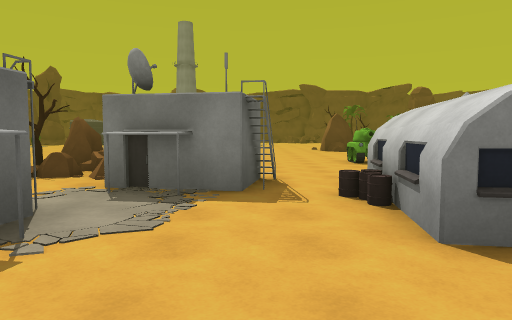
[1] (above)

24 first-person views from a walk through a 3-D level made in the Unity game engine. The camera is 1.5 m above the floor, tilts 4° down and sees 70° across. The floor is counted in squares, 2 m on a side. Each view is taken from the middle of a square. On the plan, view 1 faces up. The plan holds only what a view shows up to about 11 squares ahead; the rest is blank. The place goes on beyond the plan. Some animated figures are not drawn.

[2]
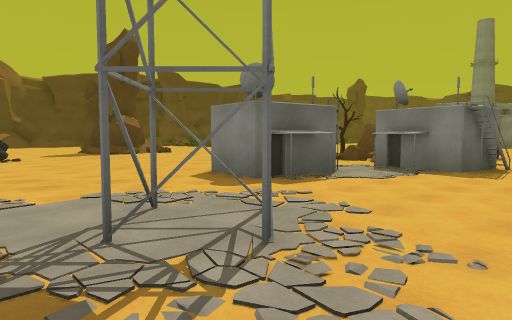

[3]
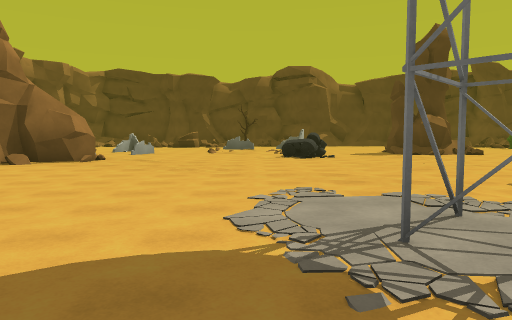

[4]
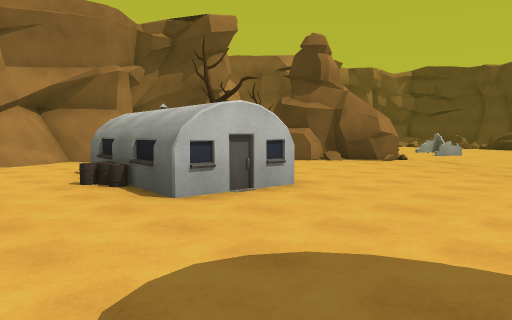

[5]
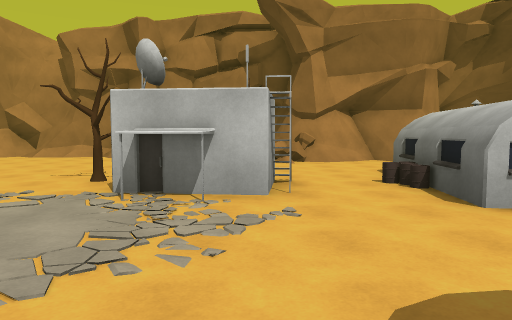

[6]
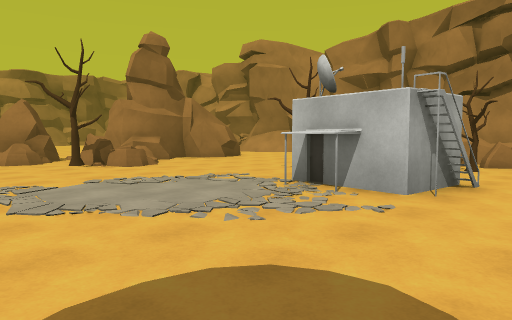

[7]
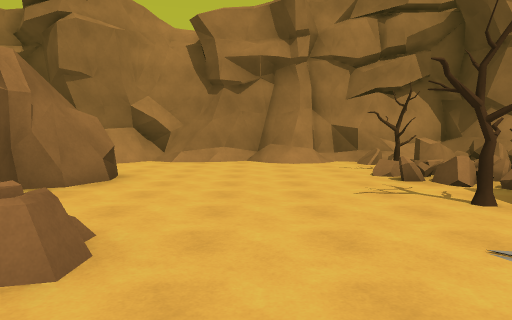

[8]
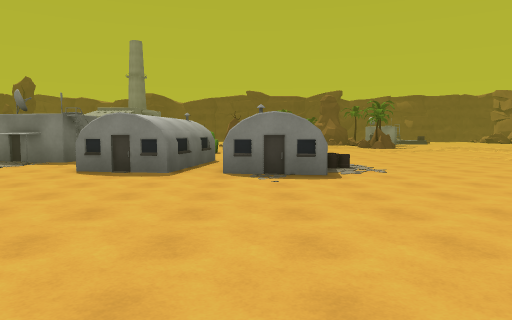

[9]
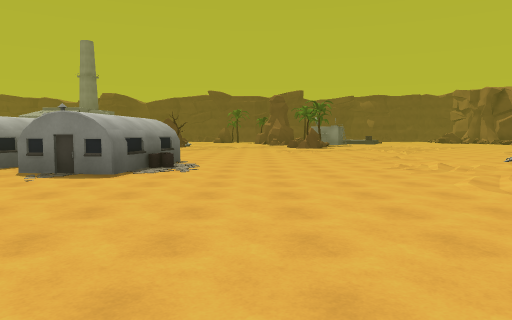

[10]
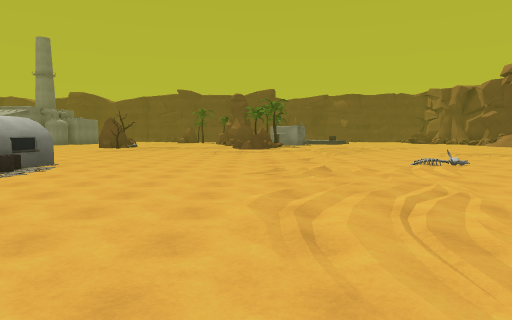

[11]
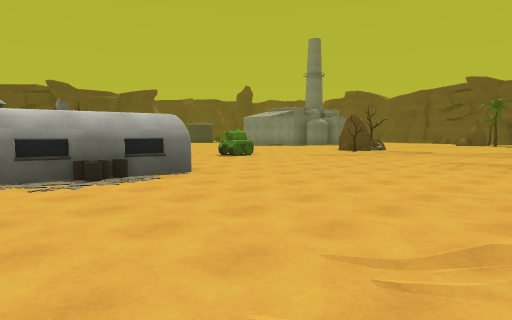

[12]
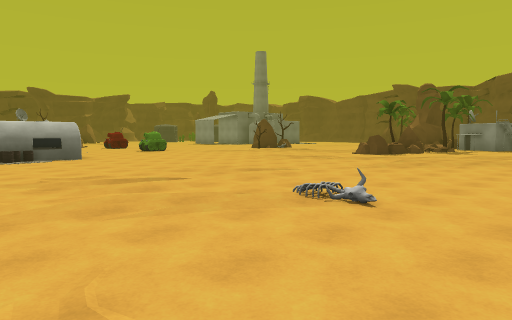

[13]
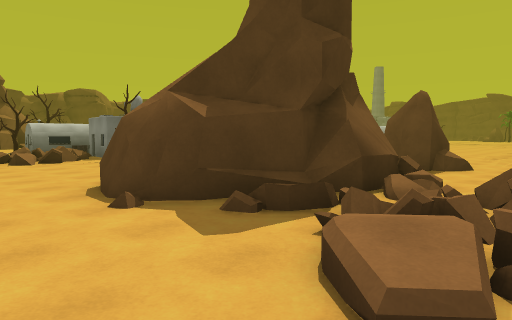

[14]
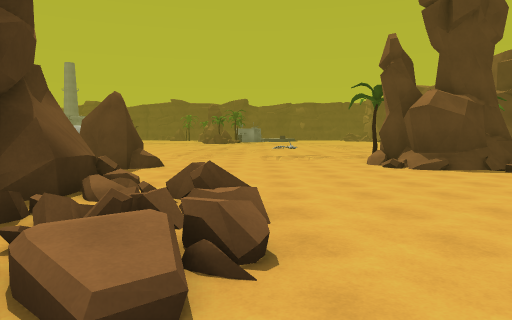

[15]
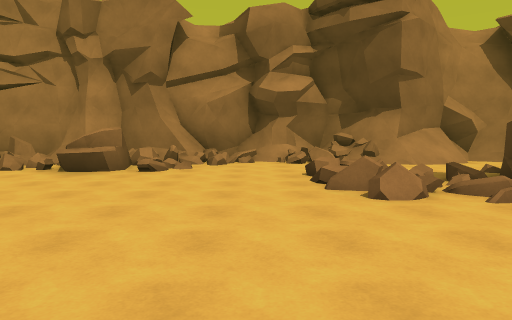

[16]
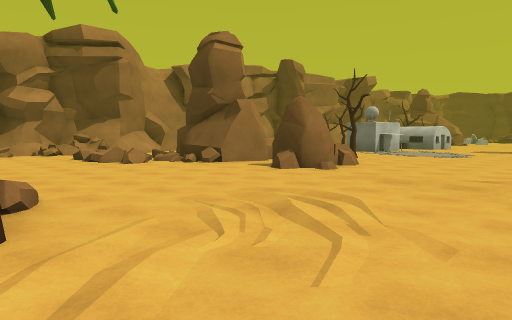

[17]
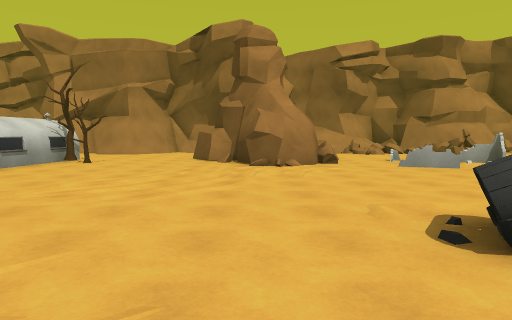

[18]
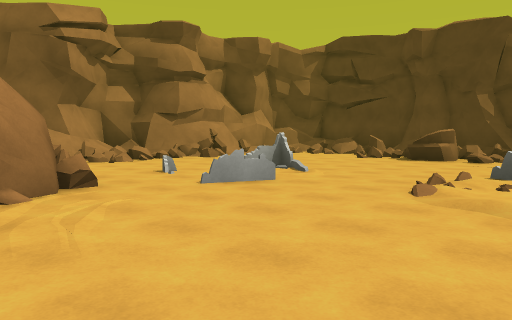

[19]
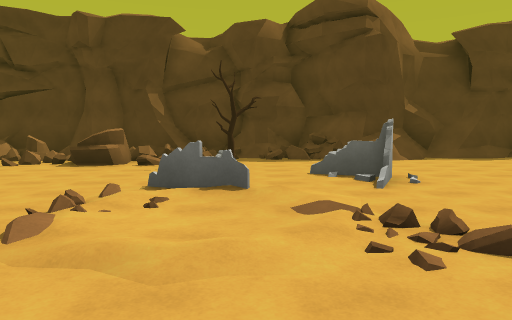

[20]
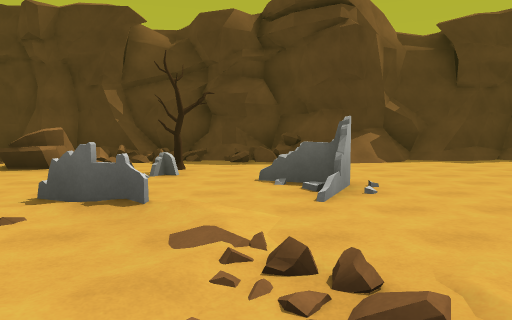

[21]
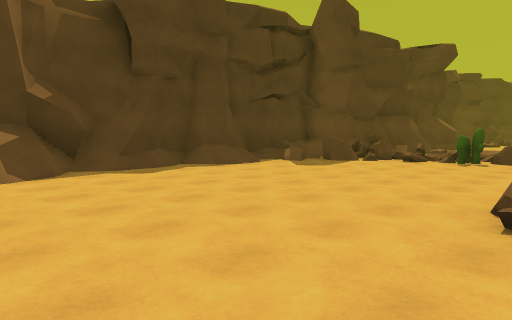

[22]
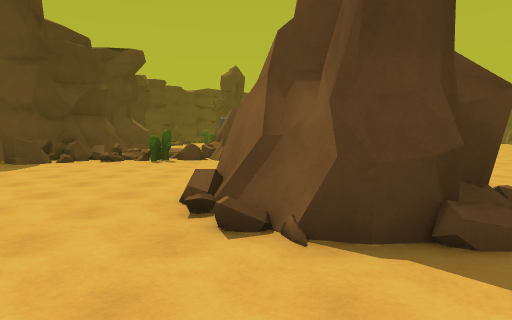

[23]
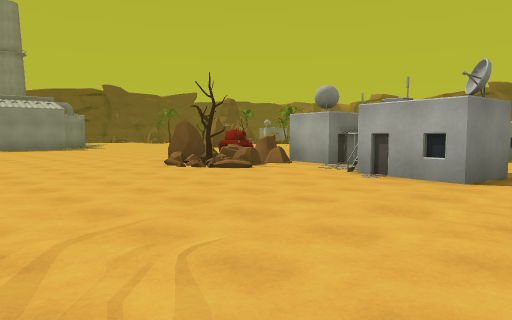

[24]
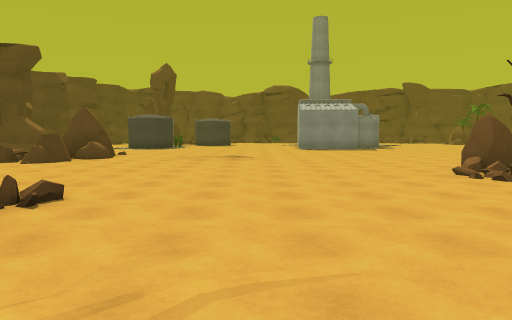

### Floor plan
Key: @ floor where view 1 was taken; # wall or solid block; x gap in a wall; . main floor; : floor 0.25 m higher than the main floor; + floor 0.5 m higher than the main floor; * floor 0.75 m higher than the main floor; / step, stairs or slope; = window, fence, low wall or low ledge; ^ raised ledge; T tank; R rock; E tree; B building; O other object.
Columns run from 23 left of view 1 to 19 right of it. Each row starts with its distance up from view 1.
 12       =RR ...........           ...   ...
 11   ##==ORR............   ..     ....  ....
 10   =^x+O.............   ...T   ..... .....
  9   ==...............R   ....  .............
  8   .................RR  ...  ..............
  7  #....... ........:ERR ...  ...............
  6  #....... /..........BBB.B   ..............
  5  #.......##=.........BB#.BB. B..........=.
  4 ##.......# #........B...BBB. BB............
  3 #/.......###........B#...BB. BB...../......
  2 ##/......... ......BBB......BB............
  1  #/........   ........................... .
  0  #/........  ..........@................. .
 -1  ==.  ##....=#........##..................
 -2  #=...=..///.^........##...................
 -3  /......=/./..............................E
 -4  #=..E..=/./..............................#
 -5  #=#.....//.......................RR.....##
 -6  #=##...........................E.R#......#
 -7  #===......=.........BB...BB...RRR.........
 -8  ###..........##....EBB..BB#....R^##.......
 -9  #=#.... =...####...EBBB.# E.....####......
-10  ##=     ..=.^ ##....BB...x/.....####==....
-11   =      ....         ...E=/.....##........
-12          ....         ....#E/....##..==....
-13           x#         #./===...............#
-14           *#         #####^=......//....===
-15            ##           ^//x.#.##//#=====##
-16                         ^#^################

Positions as (right, up) in squares from view 1, and headings:
1: (0, 0), facing up
2: (2, -3), facing up-left
3: (2, -3), facing left
4: (2, -3), facing down-left
5: (2, -3), facing down
6: (0, -3), facing down-right
7: (7, -5), facing down
8: (5, -5), facing up
9: (9, -5), facing up
10: (12, -4), facing up
11: (13, 1), facing up-left
12: (19, 1), facing up-left
13: (15, -14), facing up-left
14: (15, -14), facing up
15: (16, -5), facing down
16: (19, 0), facing down-left
17: (-8, 1), facing down
18: (-8, -3), facing down-left
19: (-10, -3), facing left
20: (-11, -2), facing left
21: (-14, 0), facing up-left
22: (-14, 0), facing up
23: (-10, 0), facing up-right
24: (-9, 1), facing up
